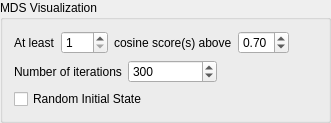
<?xml version="1.0" encoding="UTF-8"?>
<ui version="4.0">
 <class>gbOptions</class>
 <widget class="QGroupBox" name="gbOptions">
  <property name="geometry">
   <rect>
    <x>0</x>
    <y>0</y>
    <width>331</width>
    <height>104</height>
   </rect>
  </property>
  <property name="title">
   <string>MDS Visualization</string>
  </property>
  <layout class="QGridLayout" name="gridLayout_3">
   <item row="3" column="1">
    <widget class="QSpinBox" name="spinNumIterations">
     <property name="minimum">
      <number>1</number>
     </property>
     <property name="maximum">
      <number>10000</number>
     </property>
     <property name="singleStep">
      <number>0</number>
     </property>
     <property name="value">
      <number>300</number>
     </property>
    </widget>
   </item>
   <item row="0" column="0" colspan="3">
    <layout class="QHBoxLayout" name="horizontalLayout_2">
     <item>
      <widget class="QLabel" name="label_7">
       <property name="text">
        <string>At least</string>
       </property>
      </widget>
     </item>
     <item>
      <widget class="QSpinBox" name="spinMinScoresAboveThreshold">
       <property name="minimum">
        <number>1</number>
       </property>
       <property name="maximum">
        <number>100</number>
       </property>
      </widget>
     </item>
     <item>
      <widget class="QLabel" name="label_8">
       <property name="text">
        <string>cosine score(s) above</string>
       </property>
      </widget>
     </item>
     <item>
      <widget class="QDoubleSpinBox" name="spinMinScore">
       <property name="maximum">
        <double>1.000000000000000</double>
       </property>
       <property name="singleStep">
        <double>0.050000000000000</double>
       </property>
       <property name="value">
        <double>0.700000000000000</double>
       </property>
      </widget>
     </item>
     <item>
      <spacer name="horizontalSpacer">
       <property name="orientation">
        <enum>Qt::Horizontal</enum>
       </property>
       <property name="sizeHint" stdset="0">
        <size>
         <width>40</width>
         <height>20</height>
        </size>
       </property>
      </spacer>
     </item>
    </layout>
   </item>
   <item row="3" column="0">
    <widget class="QLabel" name="label_6">
     <property name="text">
      <string>Number of iterations</string>
     </property>
    </widget>
   </item>
   <item row="4" column="0" colspan="4">
    <widget class="QCheckBox" name="chkRandomState">
     <property name="text">
      <string>Random Initial State</string>
     </property>
    </widget>
   </item>
  </layout>
 </widget>
 <tabstops>
  <tabstop>spinMinScore</tabstop>
  <tabstop>chkRandomState</tabstop>
 </tabstops>
 <resources/>
 <connections/>
</ui>
